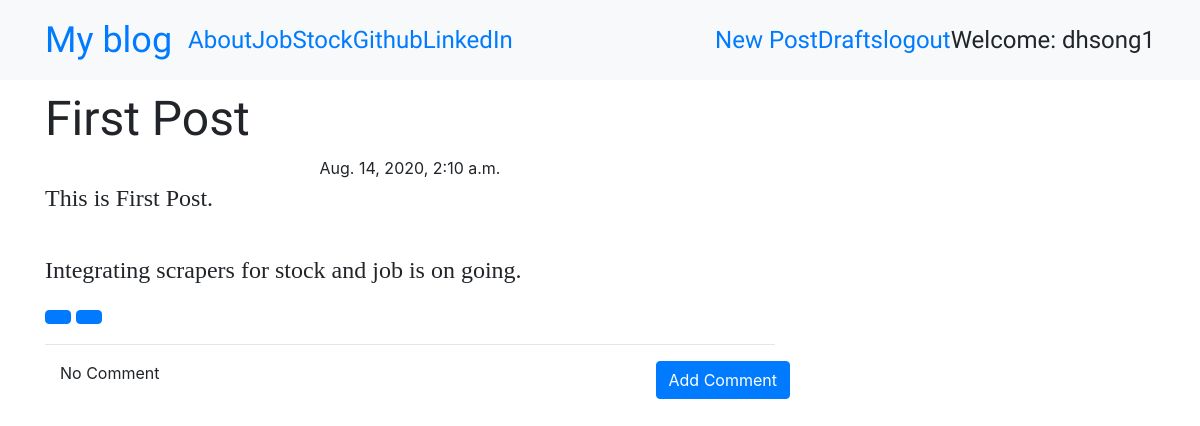
The app's page /post/1 (signed in) with its own data.
### blog/models.py (models this page shows, shortened)
class Post(models.Model):
    author = models.ForeignKey('auth.User', on_delete=models.CASCADE)
    title = models.CharField(max_length=200)
    text = models.TextField()
    created_date = models.DateTimeField(default=timezone.now)
    published_date = models.DateTimeField(blank=True, null=True)

### blog/views.py (the view)
# urls.py: path('post/<int:pk>',views.Post_Detail_View.as_view(),name='post_detail'),
class Post_Detail_View(DetailView):
    model = Post

### blog/templates/blog/post_detail.html (shortened to what this page needs)
{% extends "blog/base.html" %}
{% block content %}
  <h1 class="posttitle loader">{{ post.title }}</h1>
  {% if post.published_date %}
    <div class="date postdate">
      {{ post.published_date }}
    </div>
  {% else %}
    <a class="btn btn-default" href="{% url 'post_publish' pk=post.pk %}">Publish</a>
  {% endif %}
  <p class="postcontent">{{ post.text|safe|linebreaksbr }}</p>
  {% if user.is_authenticated %}
    <a class="btn btn-primary" href="{% url 'post_edit' pk=post.pk %}">
    </a>
    <a class="btn btn-primary" href="{% url 'post_remove' pk=post.pk %}">
    </a>
  {% endif %}
  <hr>
  <a class="btn btn-primary btn-comment" href="{% url 'add_comment_to_post' pk=post.pk %}">Add Comment</a>
  <div class="container">
    {% for comment in post.coments.all %}
    <br>
      {% if user.is_authenticated or comment.approved_comment %}
        {{ comment.created_date }}
          {% if not comment.approved_comment %}
            <a class="btn btn-primary" href="{% url 'comment_remove' pk=comment.pk %}">
              <span class="glyphicon glyphicon-remove"></span>
            </a>
            <a class="btn btn-primary" href="{% url 'comment_approve' pk=comment.pk %}">
              <span class="glyphicon glyphicon-remove"></span>
            </a>
          {% endif %}
          <p>{{ comment.text|safe|linebreaks }}</p>
          <p>Posted By: {{ comment.author }}</p>
      {% endif %}
      {% empty %}
      <p>No Comment</p>
    {% endfor %}
  </div>
{% endblock %}

### blog/templates/blog/base.html (shortened to what this page needs)
<!DOCTYPE html>
{% load static %}
<html>
  <head>
    <link rel="stylesheet" href="https://stackpath.bootstrapcdn.com/bootstrap/4.1.3/css/bootstrap.min.css">
    <link href="https://maxcdn.bootstrapcdn.com/font-awesome/4.7.0/css/font-awesome.min.css" rel="stylesheet">
    <link rel="stylesheet" href="//cdn.jsdelivr.net/npm/medium-editor@latest/dist/css/medium-editor.min.css" type="text/css" media="screen" charset="utf-8">
    <link rel="stylesheet" href="{% static 'css/blog.css' %}">
  </head>
  <body class="loader">
    <nav class="navbar navbar-expand-lg bg-light techfont">
      <div class="container">
        <div class="navbar-nav align-items-center">
          <a class="navbar-brand bigbrand" href="{% url 'post_list' %}">My blog</a>
          <a class="nav-item nav link" href="{% url 'about' %}">About</a>
          <a class="nav-item nav link" href="{% url 'job' %}">Job</a>
          <a class="nav-item nav link" href="{% url 'stock' %}">Stock</a>
          <a class="nav-item nav link" href="https://www.github.com">Github</a>
          <a class="nav-item nav link" href="https://www.linkedin.com">LinkedIn</a>
        </div>
        <div class="navbar-nav align-items-center ml-auto">
          {% if user.is_authenticated %}
            <a class="nav-item nav link"  href="{% url 'post_new' %}">New Post</a>
            <a class="nav-item nav link" href="{% url 'post_draft_list' %}">Drafts</a>
            <a class="nav-item nav link" href="{% url 'logout' %}">logout</a>
            <a>Welcome: {{user.username}}</a>
          {% else %}
            <a class="nav navbar-right" href="{% url 'login' %}" aria-label="Login">
              <span class="fa fa-user" aria-hidden="true"></span></a>
          {% endif %}
        </div>
      </div>
    </nav>
          <div class="content container">
            <div class="row">
              <div class="col-md-8">
                <div class="blog_posts">
                  {% block content %}
                  {% endblock %}
                </div>
              </div>
            </div>
          </div>
  </body>
</html>

### blog/static/css/blog.css (style rules this page uses)
.techfont { font-family: 'Sriracha', cursive; font-size: 1.5em; margin-bottom: 10px; }
.bigbrand { font-size: 1.5em; }
.postdate { text-align: center; }
.posttitle { font-family: 'Sriracha', cursive; font-size: 3em; }
.postcontent { font-family: 'Montserrat'; font-size: 1.5em; }
.btn-comment { position: absolute; right: 0px; }

### records on screen
Post: title "First Post", published_date "Aug. 14, 2020, 2:10 a.m.", text "This is First Post. Integrating scrapers for stock and job is on going."

### other values on screen
{{ user.username }} "dhsong1"
